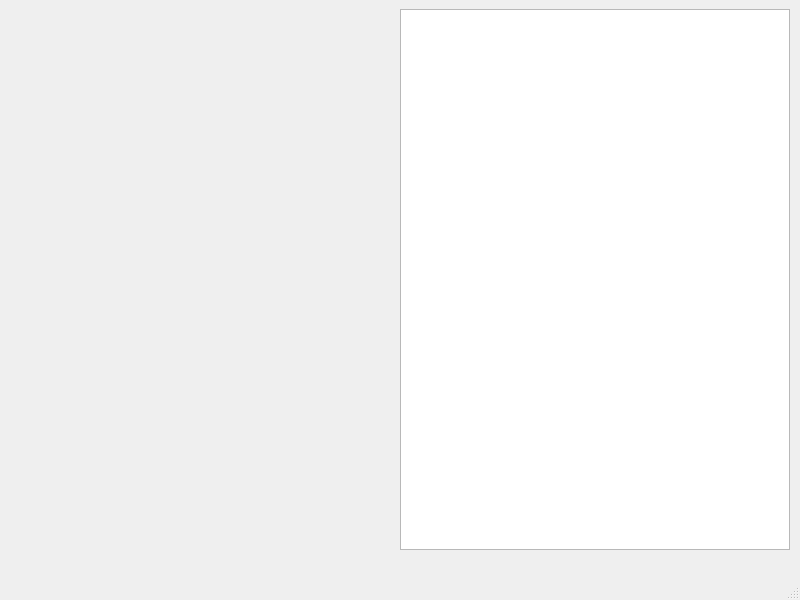
<?xml version="1.0" encoding="UTF-8"?>
<ui version="4.0">
 <class>MainWindow</class>
 <widget class="QMainWindow" name="MainWindow">
  <property name="geometry">
   <rect>
    <x>0</x>
    <y>0</y>
    <width>800</width>
    <height>600</height>
   </rect>
  </property>
  <property name="windowTitle">
   <string>MainWindow</string>
  </property>
  <widget class="QWidget" name="centralwidget">
   <widget class="QWidget" name="horizontalLayoutWidget">
    <property name="geometry">
     <rect>
      <x>9</x>
      <y>9</y>
      <width>781</width>
      <height>541</height>
     </rect>
    </property>
    <layout class="QHBoxLayout" name="mainLayout">
     <item>
      <spacer name="horizontalSpacer">
       <property name="orientation">
        <enum>Qt::Horizontal</enum>
       </property>
       <property name="sizeHint" stdset="0">
        <size>
         <width>40</width>
         <height>20</height>
        </size>
       </property>
      </spacer>
     </item>
     <item>
      <widget class="QListView" name="listView"/>
     </item>
    </layout>
   </widget>
  </widget>
  <widget class="QMenuBar" name="menubar">
   <property name="geometry">
    <rect>
     <x>0</x>
     <y>0</y>
     <width>800</width>
     <height>22</height>
    </rect>
   </property>
  </widget>
  <widget class="QStatusBar" name="statusbar"/>
 </widget>
 <resources/>
 <connections/>
</ui>
